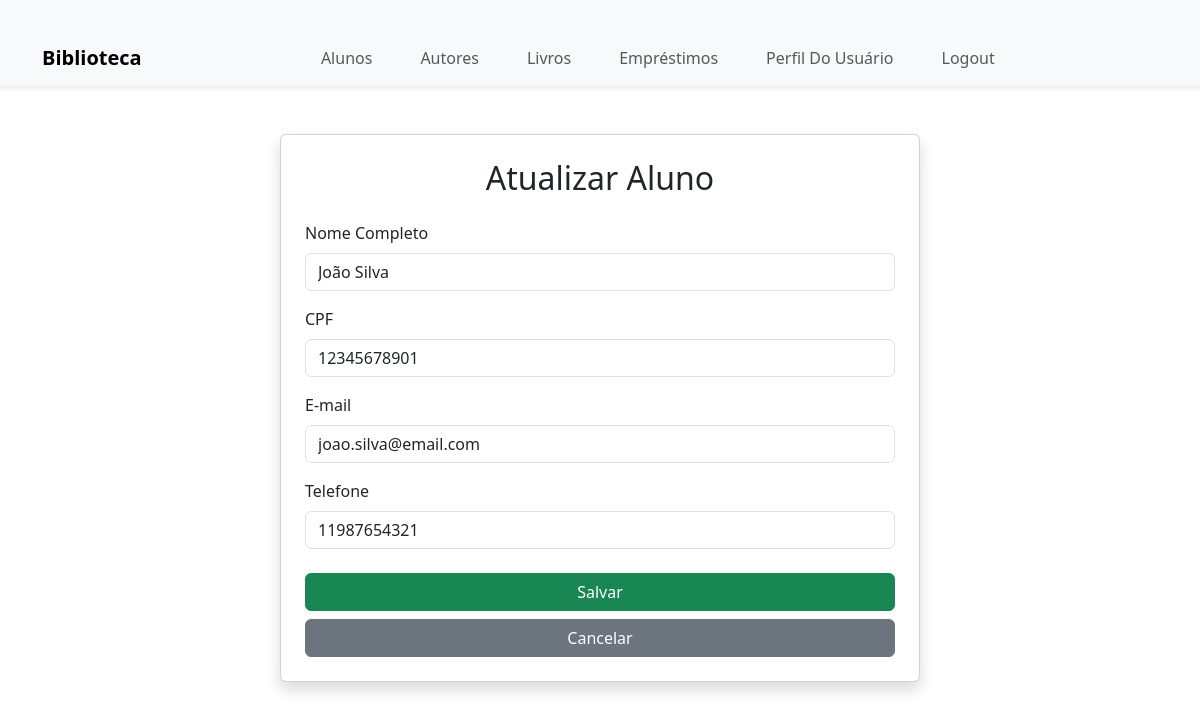
The page /aluno/editar/1/ (signed in) on the database its author committed.
### biblioteca/models.py (models this page shows, shortened)
class Aluno(models.Model):
    nome = models.CharField(max_length=100)
    cpf = models.CharField(max_length=11)
    email = models.EmailField(max_length=254)
    telefone = models.CharField(max_length=11)

### biblioteca/views.py (the view)
# urls.py: path('aluno/editar/<int:pk>/', views.aluno_update, name='aluno_update'),
@login_required
def aluno_update(request, pk):
    aluno = get_object_or_404(Aluno, pk=pk)
    if request.method == 'POST':
        form = AlunoForm(request.POST, instance=aluno)
        if form.is_valid():
            form.save()
            return redirect('aluno_list')
    else:
        form = AlunoForm(instance=aluno)
    return render(request, 'aluno_update.html', {'form': form})

### biblioteca/forms.py
class AlunoForm(forms.ModelForm):
    class Meta:
        model = Aluno
        fields = ['nome', 'cpf', 'email', 'telefone']

### biblioteca/templates/aluno_update.html (shortened to what this page needs)
{% extends 'base.html' %}
{% block content %}
<div class="container mt-5 d-flex justify-content-center">
    <div class="card shadow p-4" style="width: 40rem;">
        <h2 class="text-center mb-4">Atualizar Aluno</h2>
        <form method="post">
            <div class="form-group mb-3">
                <label for="id_nome" class="form-label">Nome Completo</label>
                <input type="text" name="nome" id="id_nome" class="form-control" placeholder="Digite o nome completo" value="{{ form.nome.value|default:'' }}">
            </div>
            <div class="form-group mb-3">
                <label for="id_cpf" class="form-label">CPF</label>
                <input type="text" name="cpf" id="id_cpf" class="form-control" placeholder="Digite o CPF" value="{{ form.cpf.value|default:'' }}">
            </div>
            <div class="form-group mb-3">
                <label for="id_email" class="form-label">E-mail</label>
                <input type="email" name="email" id="id_email" class="form-control" placeholder="Digite o e-mail" value="{{ form.email.value|default:'' }}">
            </div>
            <div class="form-group mb-4">
                <label for="id_telefone" class="form-label">Telefone</label>
                <input type="text" name="telefone" id="id_telefone" class="form-control" placeholder="Digite o telefone" value="{{ form.telefone.value|default:'' }}">
            </div>
            <div class="d-grid gap-2">
                <button type="submit" class="btn btn-success">Salvar</button>
                <a href="{% url 'aluno_list' %}" class="btn btn-secondary">Cancelar</a>
            </div>
        </form>
    </div>
</div>
{% endblock %}

### biblioteca/templates/base.html (style rules this page uses)
.container { margin-top: 30px; }

### rows shown on the page
Aluno: nome "João Silva", cpf "12345678901", email "joao.silva@email.com", telefone "11987654321"
